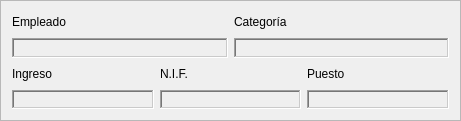
  <widget class="QFrame" name="frame_2">
   <property name="geometry">
    <rect>
     <x>530</x>
     <y>20</y>
     <width>461</width>
     <height>121</height>
    </rect>
   </property>
   <property name="frameShape">
    <enum>QFrame::StyledPanel</enum>
   </property>
   <property name="frameShadow">
    <enum>QFrame::Sunken</enum>
   </property>
   <layout class="QHBoxLayout" name="horizontalLayout_8">
    <item>
     <layout class="QVBoxLayout" name="verticalLayout_9">
      <item>
       <layout class="QHBoxLayout" name="horizontalLayout_6">
        <item>
         <layout class="QVBoxLayout" name="verticalLayout_4">
          <item>
           <widget class="QLabel" name="label_15">
            <property name="text">
             <string>Empleado</string>
            </property>
           </widget>
          </item>
          <item>
           <widget class="QLabel" name="lblEmpleado">
            <property name="styleSheet">
             <string notr="true">color:rgb(0,0,255)</string>
            </property>
            <property name="frameShape">
             <enum>QFrame::WinPanel</enum>
            </property>
            <property name="frameShadow">
             <enum>QFrame::Sunken</enum>
            </property>
            <property name="text">
             <string/>
            </property>
           </widget>
          </item>
         </layout>
        </item>
        <item>
         <layout class="QVBoxLayout" name="verticalLayout_5">
          <item>
           <widget class="QLabel" name="label_17">
            <property name="text">
             <string>Categoría</string>
            </property>
           </widget>
          </item>
          <item>
           <widget class="QLabel" name="lblCategoria">
            <property name="styleSheet">
             <string notr="true">color:rgb(0,0,255)</string>
            </property>
            <property name="frameShape">
             <enum>QFrame::WinPanel</enum>
            </property>
            <property name="frameShadow">
             <enum>QFrame::Sunken</enum>
            </property>
            <property name="text">
             <string/>
            </property>
           </widget>
          </item>
         </layout>
        </item>
       </layout>
      </item>
      <item>
       <layout class="QHBoxLayout" name="horizontalLayout_7">
        <item>
         <layout class="QVBoxLayout" name="verticalLayout_6">
          <item>
           <widget class="QLabel" name="label_19">
            <property name="text">
             <string>Ingreso</string>
            </property>
           </widget>
          </item>
          <item>
           <widget class="QLabel" name="lblIngreso">
            <property name="styleSheet">
             <string notr="true">color:rgb(0,0,255)</string>
            </property>
            <property name="frameShape">
             <enum>QFrame::WinPanel</enum>
            </property>
            <property name="frameShadow">
             <enum>QFrame::Sunken</enum>
            </property>
            <property name="text">
             <string/>
            </property>
           </widget>
          </item>
         </layout>
        </item>
        <item>
         <layout class="QVBoxLayout" name="verticalLayout_7">
          <item>
           <widget class="QLabel" name="label_21">
            <property name="text">
             <string>N.I.F.</string>
            </property>
           </widget>
          </item>
          <item>
           <widget class="QLabel" name="lblNif">
            <property name="styleSheet">
             <string notr="true">color:rgb(0,0,255)</string>
            </property>
            <property name="frameShape">
             <enum>QFrame::WinPanel</enum>
            </property>
            <property name="frameShadow">
             <enum>QFrame::Sunken</enum>
            </property>
            <property name="text">
             <string/>
            </property>
           </widget>
          </item>
         </layout>
        </item>
        <item>
         <layout class="QVBoxLayout" name="verticalLayout_8">
          <item>
           <widget class="QLabel" name="label_23">
            <property name="text">
             <string>Puesto</string>
            </property>
           </widget>
          </item>
          <item>
           <widget class="QLabel" name="lblPuesto">
            <property name="styleSheet">
             <string notr="true">color:rgb(0,0,255)</string>
            </property>
            <property name="frameShape">
             <enum>QFrame::WinPanel</enum>
            </property>
            <property name="frameShadow">
             <enum>QFrame::Sunken</enum>
            </property>
            <property name="text">
             <string/>
            </property>
           </widget>
          </item>
         </layout>
        </item>
       </layout>
      </item>
     </layout>
    </item>
   </layout>
  </widget>
